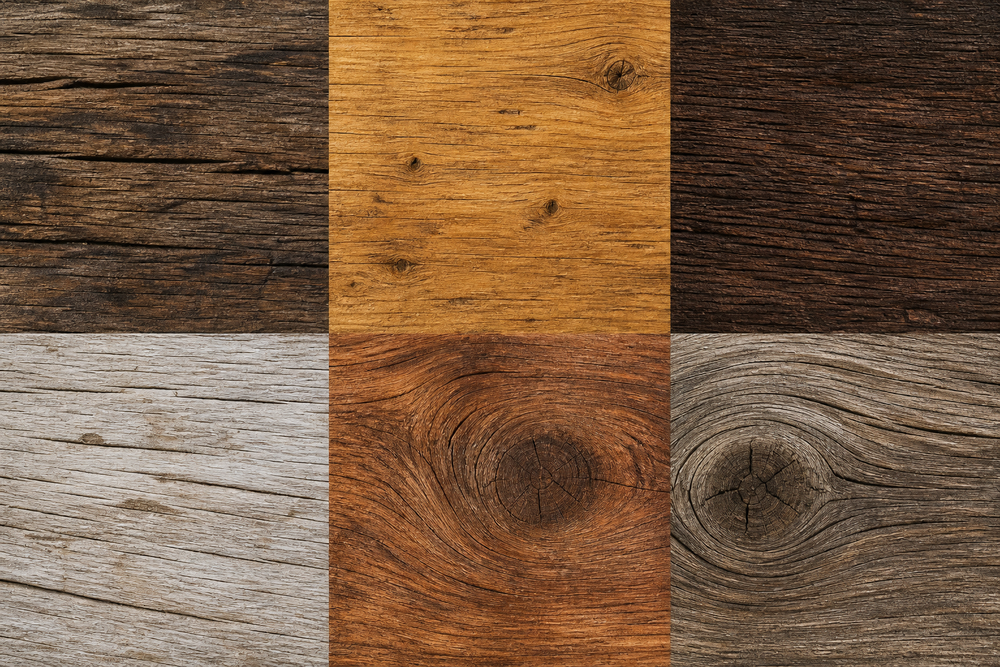
#> input picture design/progression/source-grid-wood-upload.png, 1000 x 667 px, shrunk from 1536 x 1024 before the run, found by its file name
$ python slice-wood-texture-grid.py
#> lines starting #> are read from the running program, lines starting #| are printed output that depends on the picture
#!/usr/bin/env python3
"""Slice a 3×2 wood-texture reference grid into single-species PNG patches.

Source: design/progression/source-grid-wood-upload.png (owner grid, 3 cols × 2 rows).
Output: design/progression/patches/wood-01.png … wood-06.png

Margins are intentionally tight — these grids are flush species swatches with no
gutter. Default 0.5% per edge (not the 8–12% used for badge shields).
"""

from __future__ import annotations

import sys
from pathlib import Path

from PIL import Image

ROOT = Path(__file__).resolve().parents[1]
DEFAULT_SOURCE = ROOT / "design/progression/source-grid-wood-upload.png"
DEFAULT_OUT = ROOT / "design/progression/patches"

COLS = 3
ROWS = 2
# Tight crop — owner asked for minimal edge margin on flush wood swatches.
MARGIN_X_FRAC = 0.005
MARGIN_Y_FRAC = 0.005


def crop_cell(img: Image.Image, col: int, row: int) -> Image.Image:
    width, height = img.size
    cell_w = width / COLS
    cell_h = height / ROWS
    mx = cell_w * MARGIN_X_FRAC
    my = cell_h * MARGIN_Y_FRAC
    x0 = int(col * cell_w + mx)
    y0 = int(row * cell_h + my)
    x1 = int((col + 1) * cell_w - mx)
    y1 = int((row + 1) * cell_h - my)
    return img.crop((x0, y0, x1, y1))


def main() -> None:
    source = Path(sys.argv[1]) if len(sys.argv) > 1 else DEFAULT_SOURCE
    out_dir = Path(sys.argv[2]) if len(sys.argv) > 2 else DEFAULT_OUT

    if not source.exists():
        raise SystemExit(f"Missing grid source: {source}")

    grid = Image.open(source).convert("RGB")
#> grid is the input picture: PIL image 1000x667 RGB; mean R, G, B 120.6, 90.6, 65.1
    out_dir.mkdir(parents=True, exist_ok=True)

    index = 1
    for row in range(ROWS):
        for col in range(COLS):
            cell = crop_cell(grid, col, row)
            target = out_dir / f"wood-{index:02d}.png"
            cell.save(target)
            print(f"wrote {target} ({cell.size[0]}x{cell.size[1]}, margin {MARGIN_X_FRAC:.1%})")
            index += 1
#> this loop made 2 passes
#> pass 1, in main, `cell.save(target)`:
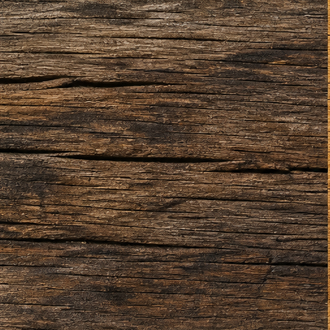
#> saved as wood-01.png: PIL image 330x330 RGB; mean R, G, B 85, 64.6, 47.3
#> pass 1, in main, `cell.save(target)`:
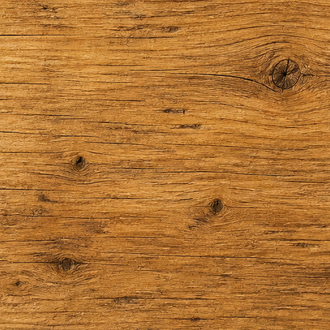
#> saved as wood-02.png: PIL image 330x330 RGB; mean R, G, B 177.1, 116.3, 51.7
#> pass 1, in main, `cell.save(target)`:
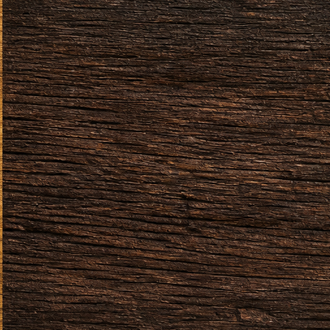
#> saved as wood-03.png: PIL image 330x330 RGB; mean R, G, B 55.7, 38, 27.6
#> pass 2, in main, `cell.save(target)`:
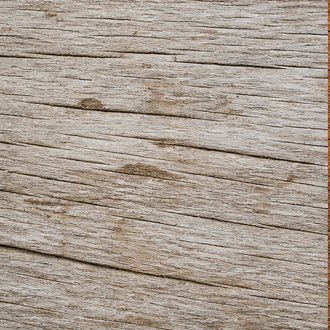
#> saved as wood-04.png: PIL image 330x330 RGB; mean R, G, B 169.4, 157.9, 147
#> after the loop:
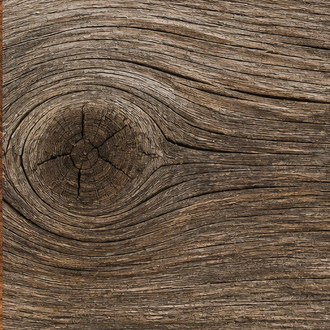
#> cell: PIL image 330x330 RGB; mean R, G, B 108.5, 90, 72.9
#> after the loop, index = 7


if __name__ == "__main__":
    main()

$ run again, with design/progression/reference-board.png copied over design/progression/source-grid-wood-upload.png
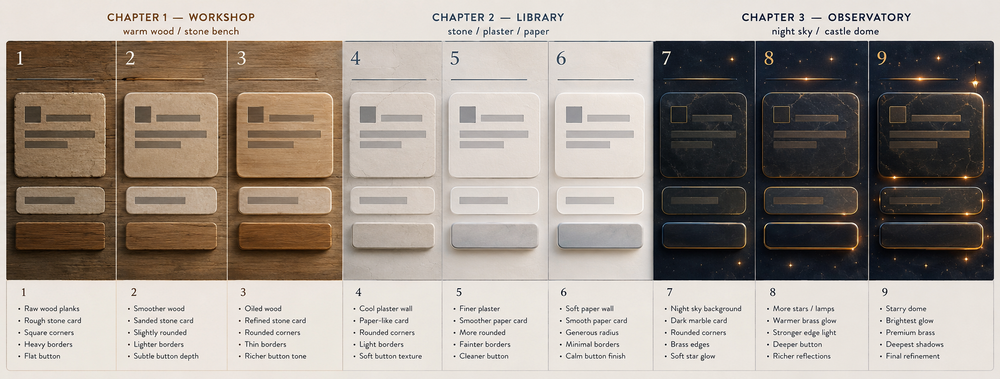
#> input picture design/progression/reference-board.png, 1000 x 379 px, shrunk from 2037 x 772 before the run, found by its file name
#> in main, grid is the input picture: PIL image 1000x379 RGB; mean R, G, B 160.7, 151, 142.2
#> the loop in main, `for row in range(ROWS):` made 2 passes
#> pass 1, in main, `cell.save(target)`:
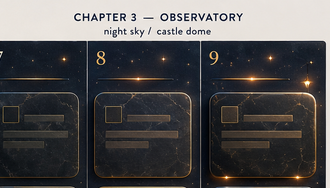
#> saved as wood-03.png: PIL image 330x188 RGB; mean R, G, B 81.5, 80.2, 81.1
#> after the loop in main, `for row in range(ROWS):`:
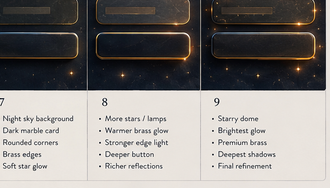
#> cell: PIL image 330x188 RGB; mean R, G, B 136.1, 132.6, 130.1
#> after the loop in main, `for row in range(ROWS):`: index = 7
